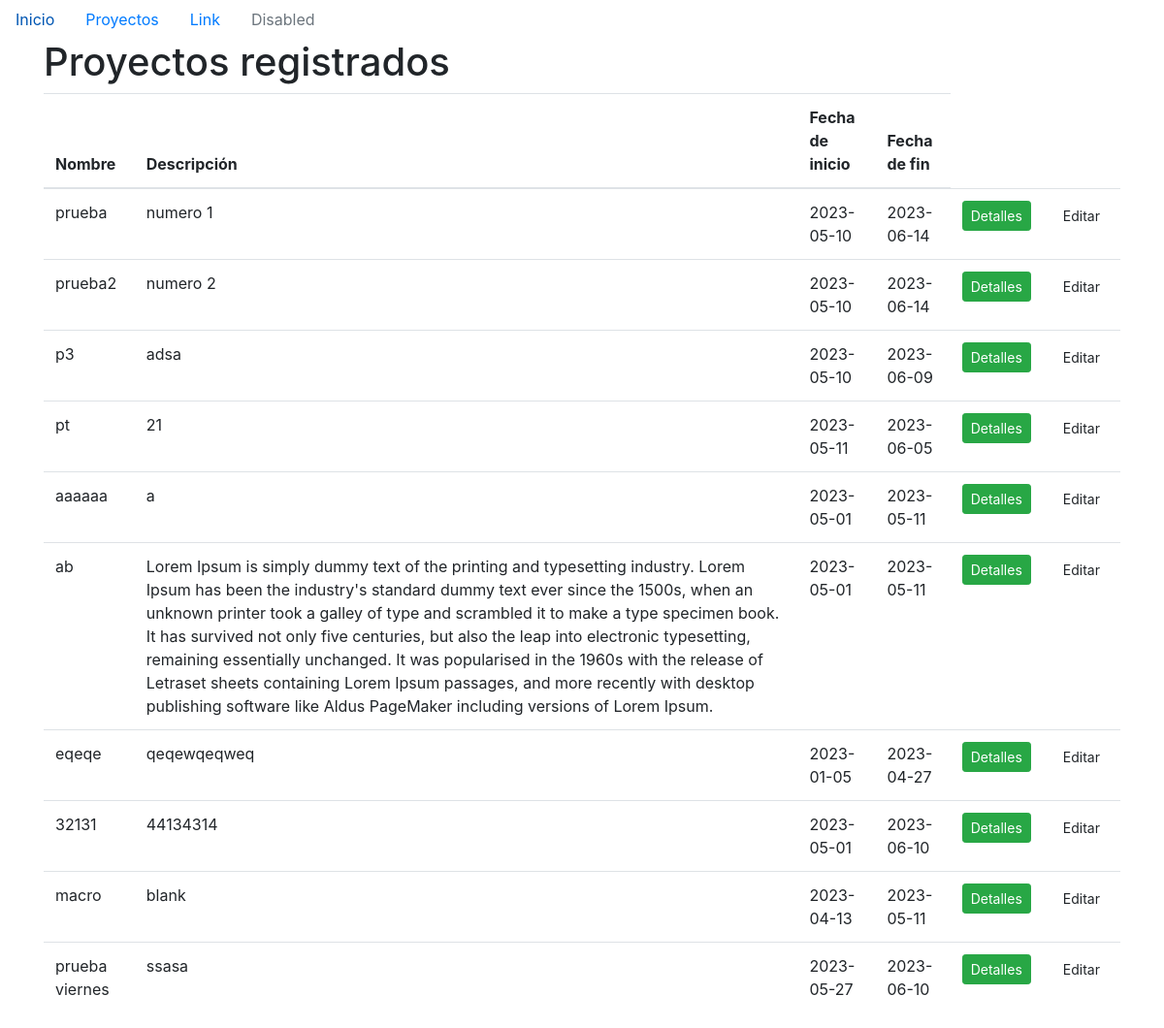
/proyectos, run on an earlier commit of the app's database.
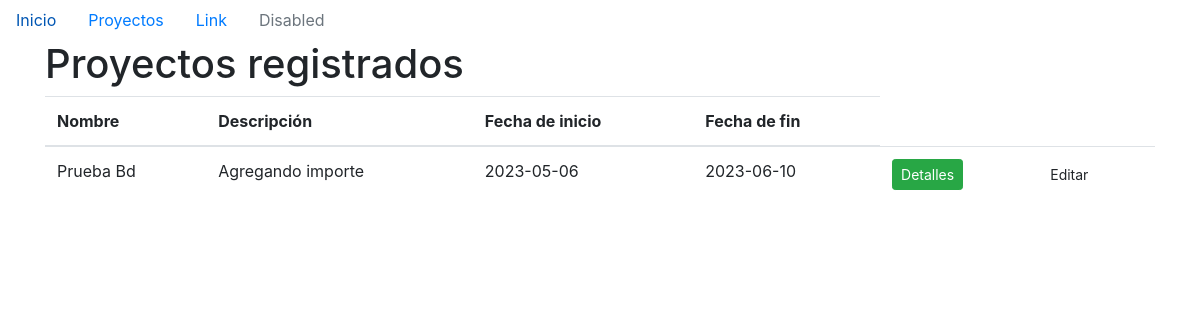
And on a later commit of the database.
### models/proyecto.py (models this page shows)
class Proyecto(db.Model):
    id = db.Column(db.Integer, primary_key= True, autoincrement=True)
    nombre = db.Column(db.String(100), nullable=False, unique=True)
    descripcion = db.Column(db.String(200))
    fecha_inicio = db.Column(db.Date, nullable=False)
    fecha_final = db.Column(db.Date, nullable=False)

### main.py (the view)
@app.route('/proyectos')
def listar_proyectos():
    proyectos = Proyecto.query.all()
    return render_template('proyectos.html', proyectos=proyectos)

### templates/proyectos.html (shortened to what this page needs)
{% extends 'base.html' %}
{% block content %}
<h1>Proyectos registrados</h1>
<div class="table-resposive">
  <table class="table">
    <thead>
      <tr>
        <th>Nombre</th>
        <th>Descripción</th>
        <th>Fecha de inicio</th>
        <th>Fecha de fin</th>
      </tr>
    </thead>
    <tbody>
      {% for proyecto in proyectos %}
      <tr>
        <td>{{ proyecto.nombre }}</td>
        <td>{{ proyecto.descripcion }}</td>
        <td>{{ proyecto.fecha_inicio }}</td>
        <td>{{ proyecto.fecha_final }}</td>
        <td><a href="/proyecto/detalles/{{proyecto.id}}" class="btn btn-success btn-sm">Detalles</a></td>
        <td><a href="" class="btn btn-delete btn-sm">Editar</a></td>
      </tr>
      {% endfor %}
    </tbody>
  </table>
</div>
{% endblock %}

### templates/base.html (shortened to what this page needs)
<!DOCTYPE html>
<html lang="en">
<head>
  <link rel="stylesheet" href="{{ url_for('static', filename='style.css') }}">
  <link rel="stylesheet" href="https://cdn.jsdelivr.net/npm/bootstrap@4.3.1/dist/css/bootstrap.min.css">
</head>
<body>
  {% include 'navbar.html' %}
  <div class="container">
    {% block content %}{% endblock %}
</body>
</html>

### templates/navbar.html
  <ul class="nav">
    <li class="nav-item">
      <a class="nav-link active" href="/">Inicio</a>
    </li>
    <li class="nav-item">
      <a class="nav-link" href="/proyectos">Proyectos</a>
    </li>
    <li class="nav-item">
      <a class="nav-link" href="#">Link</a>
    </li>
    <li class="nav-item">
      <a class="nav-link disabled" href="#" tabindex="-1" aria-disabled="true">Disabled</a>
    </li>
  </ul>

What changed in the data, as far as the page shows it:
removed Proyecto: nombre "prueba2", descripcion "numero 2", fecha_inicio "2023-05-10", fecha_final "2023-06-14"
removed Proyecto: nombre "p3", descripcion "adsa", fecha_inicio "2023-05-10", fecha_final "2023-06-09"
removed Proyecto: nombre "pt", descripcion "21", fecha_inicio "2023-05-11", fecha_final "2023-06-05"
removed Proyecto: nombre "aaaaaa", descripcion "a", fecha_inicio "2023-05-01", fecha_final "2023-05-11"
removed Proyecto: nombre "ab", descripcion "Lorem Ipsum is simply dummy text of the printing and typesetting industry. Lorem Ipsum has been the industry's standard dummy text ever since the 1500s, when an unknown printer took a galley of type and scrambled it to make a type specimen book. It has survived not only five centuries, but also the leap into electronic typesetting, remaining essentially unchanged. It was popularised in the 1960s with the release of Letraset sheets containing Lorem Ipsum passages, and more recently with desktop publishing software like Aldus PageMaker including versions of Lorem Ipsum.", fecha_inicio "2023-05-01", fecha_final "2023-05-11"
removed Proyecto: nombre "eqeqe", descripcion "qeqewqeqweq", fecha_inicio "2023-01-05", fecha_final "2023-04-27"
removed Proyecto: nombre "32131", descripcion "44134314", fecha_inicio "2023-05-01", fecha_final "2023-06-10"
removed Proyecto: nombre "macro", descripcion "blank", fecha_inicio "2023-04-13", fecha_final "2023-05-11"
removed Proyecto: nombre "prueba viernes", descripcion "ssasa", fecha_inicio "2023-05-27", fecha_final "2023-06-10"
changed Proyecto: nombre "prueba" → "Prueba Bd"; descripcion "numero 1" → "Agregando importe"; fecha_inicio "2023-05-10" → "2023-05-06"; fecha_final "2023-06-14" → "2023-06-10"
